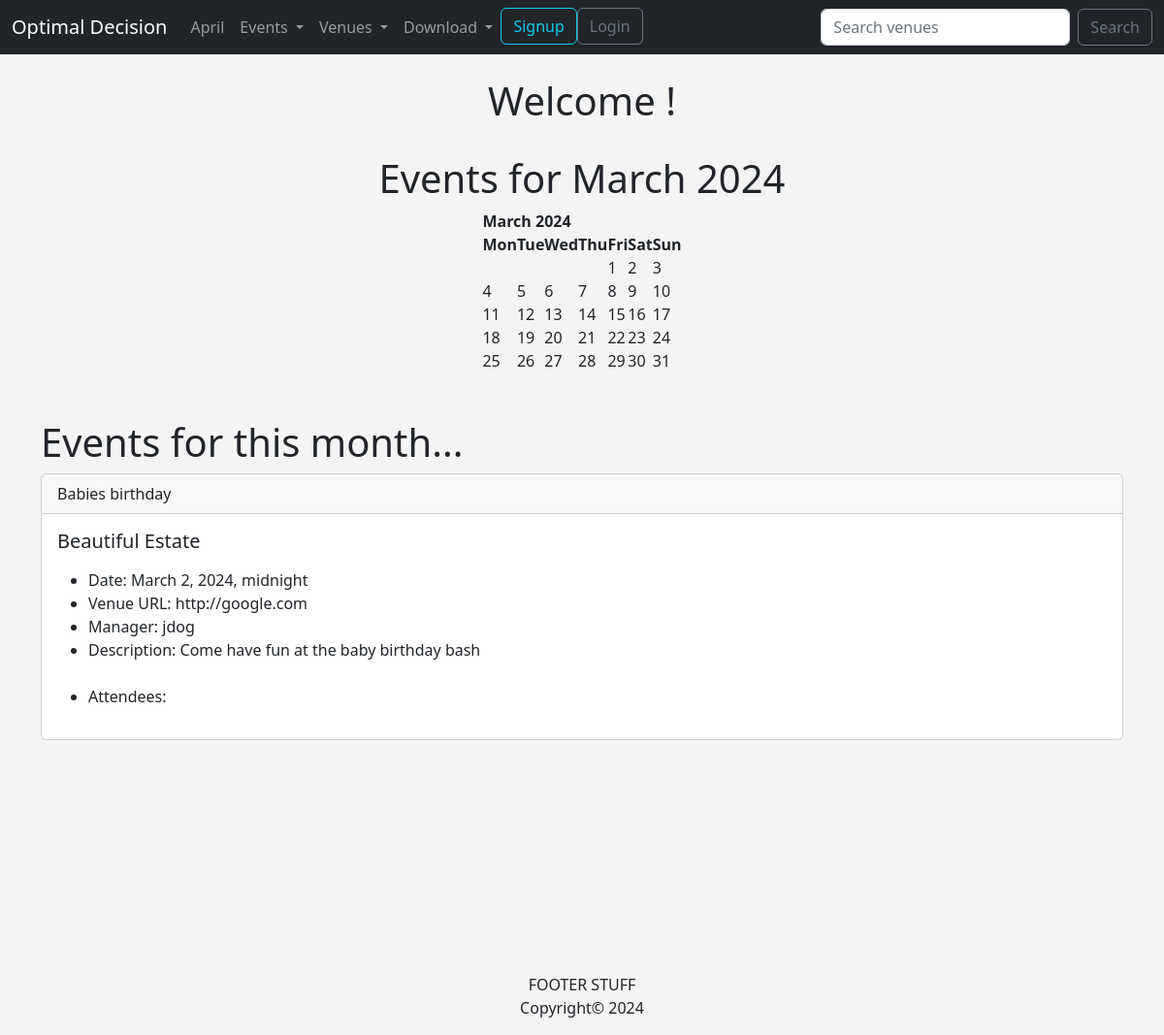
The page / on the database its author committed.
### events/models.py (models this page shows, shortened)
class Event(models.Model):
    name = models.CharField('Event Name', max_length=120)
    event_date = models.DateTimeField('Event Date')
    venue = models.ForeignKey(Venue, blank=True, null=True, on_delete=models.CASCADE)
    manager = models.ForeignKey(User, related_name='manager', blank=True, null=True, on_delete=models.SET_NULL)
    description = models.TextField(blank=True)
    attendees = models.ManyToManyField(User, related_name='attendee', blank=True)
    approved = models.BooleanField('Approved', default=False)
    def __str__(self):
        return self.name

class Venue(models.Model):
    name = models.CharField('Event Name', max_length=120)
    address = models.CharField('Address', max_length=300)
    zip_code = models.CharField('Zip Code', max_length=10)
    phone = models.CharField('Contact Phone', blank=True, max_length=25)
    web = models.URLField('Website Address', blank=True)
    email_address = models.EmailField('Email Address', blank=True)
    owner = models.IntegerField('Venue Owner', blank=False, default=1)
    venue_image = models.ImageField(blank=True, null=True, upload_to='images/')
    def __str__(self):
        return self.name

### events/views.py (the view)
# urls.py: path('', views.homePageView, name='home'),
def homePageView(request, year=datetime.now().year, month=datetime.now().strftime('%B')):
    name = ''
    month = month.title()
    month_number = list(calendar.month_name).index(month)
    month_number = int(month_number)
    cal = HTMLCalendar().formatmonth(year, month_number)
    now = datetime.now()
    current_year = now.year
    events_list = Event.objects.filter(event_date__year=year, event_date__month=month_number)
    return render(request, 'events/home.html', {
            'name': name,
            'year': year,
            'month': month,
            'month_number': month_number,
            'cal': cal,
            'current_year': current_year,
            'events_list': events_list
            })

### events/templates/events/home.html (shortened to what this page needs)
{% extends 'events/base.html' %}
{% block content %}
<center>
<h1>Welcome {{ user.get_username }}!</h1>
<br>
<h1>Events for {{ month}} {{ year }}</h1>
{{ cal|safe }}
</center>
<h1>Events for this month...</h1>
{% if events_list %}
    {% for event in events_list %}
<div class="card">
  <div class="card-header">
            {{ event }}</td>
  </div>
    <div class="card-body">
        <h5 class="card-title">{{ event.venue }}</h5>
        <p class="card-text">
            <ul>
                <li>Date: {{ event.event_date }} </li>
                <li>Venue URL: {{ event.venue.web }} </li>
                <li> Manager: {{ event.manager }} </li>
                <li>Description: {{ event.description }} </li>
                <br/>
                <li>Attendees:</li>
            </ul>
        </p>
      </div>
</div>
    {% endfor %}
{% else %}
<p>Sorry, there are no events for this month.</p>
{% endif %}
{% endblock content %}

### events/templates/events/base.html (style rules this page uses)
body { background: #f4f4f4; }

### rows shown on the page
Event: name "Babies birthday", venue "Beautiful Estate", event_date "March 2, 2024, midnight", venue.web "http://google.com", manager "jdog", description "Come have fun at the baby birthday bash"

### other values the page prints
{{ month }} "March"
{{ cal|safe }} "March 2024 Mon Tue Wed Thu Fri Sat Sun 1 2 3 4 5 6 7 8 9 10 11 12 13 14 15 16 17 18 19 20 21 22 23 24 25 26 27 28 29 30 31"
